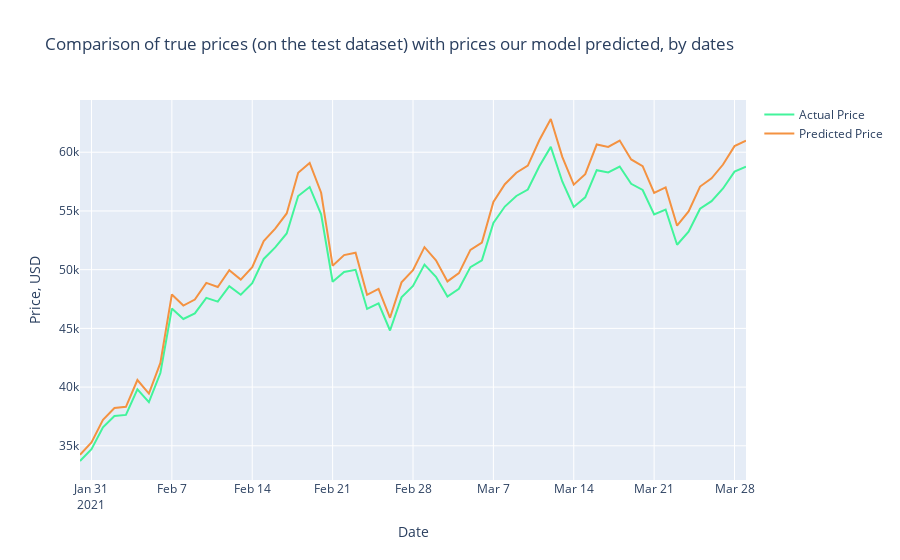

Write notebook code for a chart like this one.
### Markdown cell above
Below we extract the convenient format of dates and plot the same chart as above, but with these dates on the X-axis.

### Code cell
Test_Dates = Daily_Price[len(Daily_Price)-days_from_train:].index

trace1 = go.Scatter(x=Test_Dates, y=Y_test2_inverse, name= 'Actual Price', 
                   line = dict(color = ('rgb(66, 244, 155)'),width = 2))
trace2 = go.Scatter(x=Test_Dates, y=prediction2_inverse, name= 'Predicted Price',
                   line = dict(color = ('rgb(244, 146, 65)'),width = 2))
data = [trace1, trace2]
layout = dict(title = 'Comparison of true prices (on the test dataset) with prices our model predicted, by dates',
             xaxis = dict(title = 'Date'), yaxis = dict(title = 'Price, USD'))
fig = dict(data=data, layout=layout)
py.iplot(fig, filename='results_demonstrating1')
